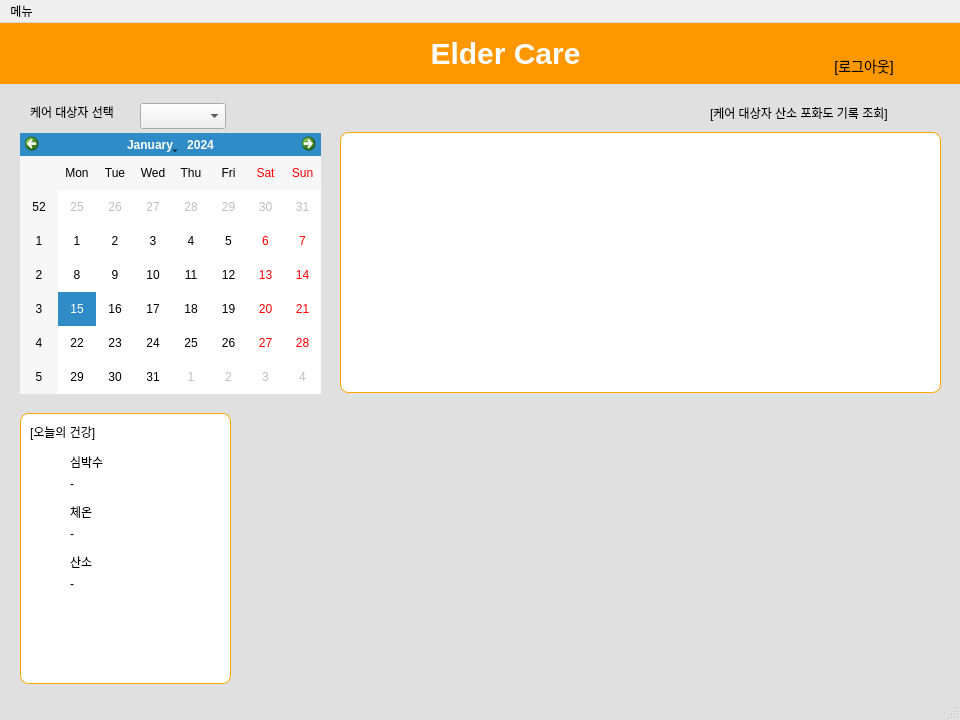
<?xml version="1.0" encoding="UTF-8"?>
<ui version="4.0">
 <class>MainWindow</class>
 <widget class="QMainWindow" name="MainWindow">
  <property name="geometry">
   <rect>
    <x>0</x>
    <y>0</y>
    <width>960</width>
    <height>720</height>
   </rect>
  </property>
  <property name="windowTitle">
   <string>MainWindow</string>
  </property>
  <property name="styleSheet">
   <string notr="true">#MainWindow {
    background-color: #e0e0e0;
}
</string>
  </property>
  <widget class="QWidget" name="centralwidget">
   <property name="styleSheet">
    <string notr="true">#centralwidget {
    background-color: #e0e0e0;
}

</string>
   </property>
   <widget class="QFrame" name="frame_orange">
    <property name="geometry">
     <rect>
      <x>-10</x>
      <y>0</y>
      <width>981</width>
      <height>61</height>
     </rect>
    </property>
    <property name="styleSheet">
     <string notr="true">#frame_orange {
    background-color: #FF9800;
    border-radius: 8px;
}
</string>
    </property>
    <property name="frameShape">
     <enum>QFrame::StyledPanel</enum>
    </property>
    <property name="frameShadow">
     <enum>QFrame::Raised</enum>
    </property>
    <widget class="QFrame" name="frameicon">
     <property name="enabled">
      <bool>true</bool>
     </property>
     <property name="geometry">
      <rect>
       <x>390</x>
       <y>10</y>
       <width>40</width>
       <height>40</height>
      </rect>
     </property>
     <property name="styleSheet">
      <string notr="true">#frameicon {
    background-image: url('/home/kbj/dev_ws/project/image/eldericon.png');
    background-repeat: no-repeat;
    background-position: center;
    background-size: contain;
	border: none; 
}
</string>
     </property>
     <property name="frameShape">
      <enum>QFrame::StyledPanel</enum>
     </property>
     <property name="frameShadow">
      <enum>QFrame::Raised</enum>
     </property>
    </widget>
    <widget class="QPushButton" name="pushButton_logout">
     <property name="geometry">
      <rect>
       <x>830</x>
       <y>30</y>
       <width>88</width>
       <height>26</height>
      </rect>
     </property>
     <property name="styleSheet">
      <string notr="true">QPushButton {
    background-color: transparent;  /* 배경 없음 */
    border: none;                   /* 테두리 없음 */
    color: black;                   /* 글자색: 검정 */
    font-size: 14px;
}
QPushButton:hover {
    color: #333333;  /* 마우스 오버 시 약간 더 진한 회색 */
}</string>
     </property>
     <property name="text">
      <string>[로그아웃]</string>
     </property>
    </widget>
    <widget class="QPushButton" name="pushButton_main">
     <property name="geometry">
      <rect>
       <x>430</x>
       <y>10</y>
       <width>171</width>
       <height>41</height>
      </rect>
     </property>
     <property name="styleSheet">
      <string notr="true">#pushButton_main {
    font-size: 30px;
    font-weight: bold;
    color: white;
    background-color: transparent;
    border: none;
}
</string>
     </property>
     <property name="text">
      <string>Elder Care</string>
     </property>
    </widget>
    <widget class="QLabel" name="label_userGreeting">
     <property name="geometry">
      <rect>
       <x>720</x>
       <y>10</y>
       <width>181</width>
       <height>20</height>
      </rect>
     </property>
     <property name="text">
      <string/>
     </property>
     <property name="alignment">
      <set>Qt::AlignRight|Qt::AlignTrailing|Qt::AlignVCenter</set>
     </property>
    </widget>
    <widget class="QPushButton" name="pushButton_alertLog">
     <property name="geometry">
      <rect>
       <x>920</x>
       <y>10</y>
       <width>41</width>
       <height>41</height>
      </rect>
     </property>
     <property name="styleSheet">
      <string notr="true">#pushButton_alertLog {
    background-image: url(/home/kbj/dev_ws/project/image/alertLog.png);
    background-repeat: no-repeat;
    background-position: center;
    background-color: transparent;
    border: none;
}
</string>
     </property>
     <property name="text">
      <string/>
     </property>
    </widget>
   </widget>
   <widget class="QFrame" name="vitalStatsFrame">
    <property name="geometry">
     <rect>
      <x>20</x>
      <y>390</y>
      <width>211</width>
      <height>271</height>
     </rect>
    </property>
    <property name="styleSheet">
     <string notr="true">#vitalStatsFrame
 {
    background-color: white;
    border: 1px solid orange;
    border-radius: 8px;
}
</string>
    </property>
    <property name="frameShape">
     <enum>QFrame::StyledPanel</enum>
    </property>
    <property name="frameShadow">
     <enum>QFrame::Raised</enum>
    </property>
    <widget class="QLabel" name="label_updown_heartbeat">
     <property name="geometry">
      <rect>
       <x>20</x>
       <y>50</y>
       <width>31</width>
       <height>31</height>
      </rect>
     </property>
     <property name="text">
      <string/>
     </property>
    </widget>
    <widget class="QLabel" name="label_2">
     <property name="geometry">
      <rect>
       <x>10</x>
       <y>10</y>
       <width>81</width>
       <height>18</height>
      </rect>
     </property>
     <property name="text">
      <string>[오늘의 건강]</string>
     </property>
    </widget>
    <widget class="QLabel" name="label_heartbeat">
     <property name="geometry">
      <rect>
       <x>50</x>
       <y>60</y>
       <width>151</width>
       <height>21</height>
      </rect>
     </property>
     <property name="text">
      <string>-</string>
     </property>
    </widget>
    <widget class="QLabel" name="label">
     <property name="geometry">
      <rect>
       <x>50</x>
       <y>40</y>
       <width>66</width>
       <height>18</height>
      </rect>
     </property>
     <property name="text">
      <string>심박수</string>
     </property>
    </widget>
    <widget class="QLabel" name="label_3">
     <property name="geometry">
      <rect>
       <x>50</x>
       <y>90</y>
       <width>66</width>
       <height>18</height>
      </rect>
     </property>
     <property name="text">
      <string>체온</string>
     </property>
    </widget>
    <widget class="QLabel" name="label_temperature">
     <property name="geometry">
      <rect>
       <x>50</x>
       <y>110</y>
       <width>151</width>
       <height>21</height>
      </rect>
     </property>
     <property name="text">
      <string>-</string>
     </property>
    </widget>
    <widget class="QLabel" name="label_updown_temperature">
     <property name="geometry">
      <rect>
       <x>20</x>
       <y>100</y>
       <width>31</width>
       <height>31</height>
      </rect>
     </property>
     <property name="text">
      <string/>
     </property>
    </widget>
    <widget class="QLabel" name="label_4">
     <property name="geometry">
      <rect>
       <x>50</x>
       <y>140</y>
       <width>66</width>
       <height>18</height>
      </rect>
     </property>
     <property name="text">
      <string>산소</string>
     </property>
    </widget>
    <widget class="QLabel" name="label_oxygen">
     <property name="geometry">
      <rect>
       <x>50</x>
       <y>160</y>
       <width>151</width>
       <height>21</height>
      </rect>
     </property>
     <property name="text">
      <string>-</string>
     </property>
    </widget>
    <widget class="QLabel" name="label_updown_oxygen">
     <property name="geometry">
      <rect>
       <x>20</x>
       <y>140</y>
       <width>31</width>
       <height>31</height>
      </rect>
     </property>
     <property name="text">
      <string/>
     </property>
    </widget>
   </widget>
   <widget class="QComboBox" name="comboBox_user">
    <property name="geometry">
     <rect>
      <x>140</x>
      <y>80</y>
      <width>86</width>
      <height>26</height>
     </rect>
    </property>
   </widget>
   <widget class="QLabel" name="label_6">
    <property name="geometry">
     <rect>
      <x>30</x>
      <y>80</y>
      <width>111</width>
      <height>18</height>
     </rect>
    </property>
    <property name="text">
     <string>케어 대상자 선택</string>
    </property>
   </widget>
   <widget class="QCalendarWidget" name="calendarWidget">
    <property name="geometry">
     <rect>
      <x>20</x>
      <y>110</y>
      <width>301</width>
      <height>261</height>
     </rect>
    </property>
   </widget>
   <widget class="QLabel" name="label_8">
    <property name="geometry">
     <rect>
      <x>710</x>
      <y>80</y>
      <width>231</width>
      <height>20</height>
     </rect>
    </property>
    <property name="text">
     <string>[케어 대상자 산소 포화도 기록 조회]</string>
    </property>
   </widget>
   <widget class="QWidget" name="oxygen_widget" native="true">
    <property name="geometry">
     <rect>
      <x>250</x>
      <y>390</y>
      <width>691</width>
      <height>271</height>
     </rect>
    </property>
   </widget>
   <widget class="QFrame" name="frame_temperature">
    <property name="geometry">
     <rect>
      <x>340</x>
      <y>109</y>
      <width>601</width>
      <height>261</height>
     </rect>
    </property>
    <property name="styleSheet">
     <string notr="true">#frame_temperature
 {
    background-color: white;
    border: 1px solid orange;
    border-radius: 8px;
}</string>
    </property>
    <property name="frameShape">
     <enum>QFrame::StyledPanel</enum>
    </property>
    <property name="frameShadow">
     <enum>QFrame::Raised</enum>
    </property>
    <widget class="QLabel" name="label_oxygenimage">
     <property name="geometry">
      <rect>
       <x>15</x>
       <y>20</y>
       <width>151</width>
       <height>221</height>
      </rect>
     </property>
     <property name="styleSheet">
      <string notr="true">#label_oxygenimage {
    background-image: url(/home/kbj/dev_ws/project/image/oxygen.png);
    background-repeat: no-repeat;
    background-position: center;
    background-color: transparent;
    border: none;
}
</string>
     </property>
     <property name="text">
      <string/>
     </property>
    </widget>
    <widget class="QWidget" name="daily_oxygen_widget" native="true">
     <property name="geometry">
      <rect>
       <x>170</x>
       <y>20</y>
       <width>411</width>
       <height>221</height>
      </rect>
     </property>
    </widget>
   </widget>
  </widget>
  <widget class="QMenuBar" name="menubar">
   <property name="geometry">
    <rect>
     <x>0</x>
     <y>0</y>
     <width>960</width>
     <height>27</height>
    </rect>
   </property>
   <property name="nativeMenuBar">
    <bool>true</bool>
   </property>
   <widget class="QMenu" name="menu">
    <property name="title">
     <string>메뉴</string>
    </property>
    <addaction name="separator"/>
    <addaction name="separator"/>
    <addaction name="action_2"/>
    <addaction name="separator"/>
    <addaction name="action_heartbeat"/>
    <addaction name="action_temperature"/>
    <addaction name="action_6"/>
    <addaction name="separator"/>
    <addaction name="action_8"/>
    <addaction name="separator"/>
    <addaction name="action_medicine"/>
    <addaction name="action_requestElderLink"/>
    <addaction name="action_requestgaurdianLink"/>
   </widget>
   <addaction name="menu"/>
  </widget>
  <widget class="QStatusBar" name="statusbar"/>
  <action name="action_2">
   <property name="text">
    <string>[케어 대상자 건강이력]</string>
   </property>
  </action>
  <action name="action_heartbeat">
   <property name="text">
    <string>심박수 기록 조회</string>
   </property>
  </action>
  <action name="action_temperature">
   <property name="text">
    <string>체온 기록 조회</string>
   </property>
  </action>
  <action name="action_6">
   <property name="text">
    <string>산소 포화도 기록 조회</string>
   </property>
  </action>
  <action name="action_7">
   <property name="text">
    <string>이상 알림 이력 조회</string>
   </property>
  </action>
  <action name="action_8">
   <property name="text">
    <string>[서비스]</string>
   </property>
  </action>
  <action name="action_medicine">
   <property name="text">
    <string>약 알람 시간 설정</string>
   </property>
  </action>
  <action name="action_requestgaurdianLink">
   <property name="text">
    <string>보호자 연동 신청 확인</string>
   </property>
  </action>
  <action name="action_requestElderLink">
   <property name="text">
    <string>케어 대상자 연동 요청</string>
   </property>
  </action>
 </widget>
 <resources/>
 <connections/>
</ui>
